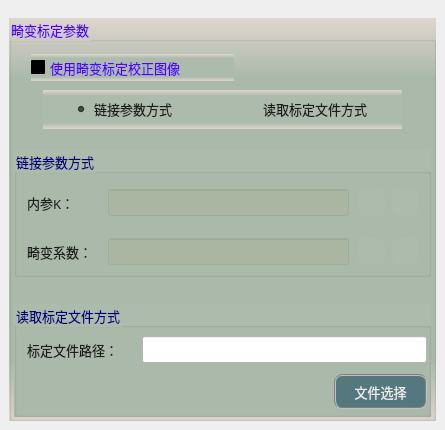
     <widget class="QWidget" name="tab_2">
      <attribute name="title">
       <string>标定设置</string>
      </attribute>
      <widget class="QGroupBox" name="groupC8">
       <property name="geometry">
        <rect>
         <x>9</x>
         <y>18</y>
         <width>427</width>
         <height>403</height>
        </rect>
       </property>
       <property name="font">
        <font>
         <family>微软雅黑</family>
         <pointsize>10</pointsize>
        </font>
       </property>
       <property name="styleSheet">
        <string notr="true">background-color: qlineargradient(x1:0, y1:0, x2:0, y2:1, stop:0 #dfd5cf, stop: 0.15 #acbbac, stop: 0.85 #acbbac,stop:1 #dfd5cf);
color: rgb(85, 0, 255);</string>
       </property>
       <property name="title">
        <string>畸变标定参数</string>
       </property>
       <widget class="QCheckBox" name="checkUseCalib">
        <property name="geometry">
         <rect>
          <x>22</x>
          <y>36</y>
          <width>203</width>
          <height>27</height>
         </rect>
        </property>
        <property name="sizePolicy">
         <sizepolicy hsizetype="Fixed" vsizetype="Fixed">
          <horstretch>0</horstretch>
          <verstretch>0</verstretch>
         </sizepolicy>
        </property>
        <property name="font">
         <font>
          <family>微软雅黑</family>
          <pointsize>10</pointsize>
         </font>
        </property>
        <property name="styleSheet">
         <string notr="true">QCheckBox{
    color: rgb(30, 30, 30);
	border-style: flat;
	background: transparent;
}
QCheckBox::indicator {
    width: 17px;
    height: 17px;    
}
QCheckBox::indicator::unchecked {
    image: url(:/resource/untick.png);
}
QCheckBox::indicator::checked {
    image: url(:/resource/tick.png);
};</string>
        </property>
        <property name="text">
         <string>使用畸变标定校正图像</string>
        </property>
        <property name="iconSize">
         <size>
          <width>22</width>
          <height>22</height>
         </size>
        </property>
       </widget>
       <widget class="QWidget" name="horizontalLayoutWidget_3">
        <property name="geometry">
         <rect>
          <x>34</x>
          <y>72</y>
          <width>359</width>
          <height>39</height>
         </rect>
        </property>
        <layout class="QHBoxLayout" name="horizontalLayout_3">
         <item>
          <spacer name="horizontalSpacer_9">
           <property name="orientation">
            <enum>Qt::Horizontal</enum>
           </property>
           <property name="sizeHint" stdset="0">
            <size>
             <width>10</width>
             <height>20</height>
            </size>
           </property>
          </spacer>
         </item>
         <item>
          <widget class="QRadioButton" name="radioLinkParam">
           <property name="font">
            <font>
             <family>微软雅黑</family>
             <pointsize>10</pointsize>
            </font>
           </property>
           <property name="styleSheet">
            <string notr="true">background-color: rgba(0, 0, 0, 0);
color: rgb(30, 30, 30);</string>
           </property>
           <property name="text">
            <string>链接参数方式</string>
           </property>
           <property name="checked">
            <bool>true</bool>
           </property>
          </widget>
         </item>
         <item>
          <spacer name="horizontalSpacer_11">
           <property name="orientation">
            <enum>Qt::Horizontal</enum>
           </property>
           <property name="sizeHint" stdset="0">
            <size>
             <width>60</width>
             <height>20</height>
            </size>
           </property>
          </spacer>
         </item>
         <item>
          <widget class="QRadioButton" name="radioCalibFile">
           <property name="font">
            <font>
             <family>微软雅黑</family>
             <pointsize>10</pointsize>
            </font>
           </property>
           <property name="styleSheet">
            <string notr="true">background-color: rgba(0, 0, 0, 0);
color: rgb(30, 30, 30);</string>
           </property>
           <property name="text">
            <string>读取标定文件方式</string>
           </property>
          </widget>
         </item>
         <item>
          <spacer name="horizontalSpacer_12">
           <property name="orientation">
            <enum>Qt::Horizontal</enum>
           </property>
           <property name="sizeHint" stdset="0">
            <size>
             <width>10</width>
             <height>20</height>
            </size>
           </property>
          </spacer>
         </item>
        </layout>
       </widget>
       <widget class="QGroupBox" name="groupC">
        <property name="geometry">
         <rect>
          <x>5</x>
          <y>132</y>
          <width>417</width>
          <height>127</height>
         </rect>
        </property>
        <property name="font">
         <font>
          <family>微软雅黑</family>
          <pointsize>10</pointsize>
         </font>
        </property>
        <property name="styleSheet">
         <string notr="true">background-color: #acbbac;
color: rgb(0, 0, 127);</string>
        </property>
        <property name="title">
         <string>链接参数方式</string>
        </property>
        <widget class="QLabel" name="label_5">
         <property name="geometry">
          <rect>
           <x>13</x>
           <y>43</y>
           <width>63</width>
           <height>19</height>
          </rect>
         </property>
         <property name="font">
          <font>
           <family>微软雅黑</family>
           <pointsize>10</pointsize>
          </font>
         </property>
         <property name="styleSheet">
          <string notr="true">color: rgb(30, 30, 30);
background: transparent;</string>
         </property>
         <property name="text">
          <string>内参K：</string>
         </property>
        </widget>
        <widget class="QLineEdit" name="txtLinkCameraMatrix">
         <property name="geometry">
          <rect>
           <x>94</x>
           <y>39</y>
           <width>241</width>
           <height>27</height>
          </rect>
         </property>
         <property name="font">
          <font>
           <family>微软雅黑</family>
           <pointsize>10</pointsize>
          </font>
         </property>
         <property name="toolTip">
          <string>内参K</string>
         </property>
         <property name="styleSheet">
          <string notr="true">color: rgb(0, 0, 200);
background-color: rgba(170, 170, 127,50);</string>
         </property>
         <property name="alignment">
          <set>Qt::AlignCenter</set>
         </property>
         <property name="readOnly">
          <bool>true</bool>
         </property>
        </widget>
        <widget class="QPushButton" name="btnLinkCameraMatrix">
         <property name="geometry">
          <rect>
           <x>344</x>
           <y>39</y>
           <width>27</width>
           <height>27</height>
          </rect>
         </property>
         <property name="toolTip">
          <string>链接内参K</string>
         </property>
         <property name="styleSheet">
          <string notr="true">QWidget{ border:none;border-radius: 8px;padding: 2px 4px;}
QPushButton:hover{ background-color: rgba(85, 150, 127, 100);}
QPushButton:pressed{background-color: rgba(85, 180, 127, 160);}</string>
         </property>
         <property name="text">
          <string/>
         </property>
         <property name="icon">
          <iconset resource="sub_res.qrc">
           <normaloff>:/resource/link.png</normaloff>:/resource/link.png</iconset>
         </property>
         <property name="iconSize">
          <size>
           <width>27</width>
           <height>27</height>
          </size>
         </property>
        </widget>
        <widget class="QPushButton" name="btnDelLinkCameraMatrix">
         <property name="geometry">
          <rect>
           <x>378</x>
           <y>39</y>
           <width>27</width>
           <height>27</height>
          </rect>
         </property>
         <property name="toolTip">
          <string>删除内参K链接</string>
         </property>
         <property name="styleSheet">
          <string notr="true">QWidget{ border:none;border-radius: 8px;padding: 2px 4px;}
QPushButton:hover{ background-color: rgba(226, 142, 162, 100);}
QPushButton:pressed{background-color: rgba(226, 172, 162, 200);}</string>
         </property>
         <property name="text">
          <string/>
         </property>
         <property name="icon">
          <iconset resource="sub_res.qrc">
           <normaloff>:/resource/del_link.png</normaloff>:/resource/del_link.png</iconset>
         </property>
         <property name="iconSize">
          <size>
           <width>27</width>
           <height>27</height>
          </size>
         </property>
        </widget>
        <widget class="QPushButton" name="btnDelLinkDistCoeffs">
         <property name="geometry">
          <rect>
           <x>378</x>
           <y>88</y>
           <width>27</width>
           <height>27</height>
          </rect>
         </property>
         <property name="toolTip">
          <string>删除畸变系数链接</string>
         </property>
         <property name="styleSheet">
          <string notr="true">QWidget{ border:none;border-radius: 8px;padding: 2px 4px;}
QPushButton:hover{ background-color: rgba(226, 142, 162, 100);}
QPushButton:pressed{background-color: rgba(226, 172, 162, 200);}</string>
         </property>
         <property name="text">
          <string/>
         </property>
         <property name="icon">
          <iconset resource="sub_res.qrc">
           <normaloff>:/resource/del_link.png</normaloff>:/resource/del_link.png</iconset>
         </property>
         <property name="iconSize">
          <size>
           <width>27</width>
           <height>27</height>
          </size>
         </property>
        </widget>
        <widget class="QPushButton" name="btnLinkDistCoeffs">
         <property name="geometry">
          <rect>
           <x>344</x>
           <y>88</y>
           <width>27</width>
           <height>27</height>
          </rect>
         </property>
         <property name="toolTip">
          <string>链接畸变系数</string>
         </property>
         <property name="styleSheet">
          <string notr="true">QWidget{ border:none;border-radius: 8px;padding: 2px 4px;}
QPushButton:hover{ background-color: rgba(85, 150, 127, 100);}
QPushButton:pressed{background-color: rgba(85, 180, 127, 160);}</string>
         </property>
         <property name="text">
          <string/>
         </property>
         <property name="icon">
          <iconset resource="sub_res.qrc">
           <normaloff>:/resource/link.png</normaloff>:/resource/link.png</iconset>
         </property>
         <property name="iconSize">
          <size>
           <width>27</width>
           <height>27</height>
          </size>
         </property>
        </widget>
        <widget class="QLabel" name="label_6">
         <property name="geometry">
          <rect>
           <x>13</x>
           <y>92</y>
           <width>77</width>
           <height>19</height>
          </rect>
         </property>
         <property name="font">
          <font>
           <family>微软雅黑</family>
           <pointsize>10</pointsize>
          </font>
         </property>
         <property name="styleSheet">
          <string notr="true">color: rgb(30, 30, 30);
background: transparent;</string>
         </property>
         <property name="text">
          <string>畸变系数：</string>
         </property>
        </widget>
        <widget class="QLineEdit" name="txtLinkDistCoeffs">
         <property name="geometry">
          <rect>
           <x>94</x>
           <y>88</y>
           <width>241</width>
           <height>27</height>
          </rect>
         </property>
         <property name="font">
          <font>
           <family>微软雅黑</family>
           <pointsize>10</pointsize>
          </font>
         </property>
         <property name="toolTip">
          <string>畸变系数</string>
         </property>
         <property name="styleSheet">
          <string notr="true">color: rgb(0, 0, 200);
background-color: rgba(170, 170, 127,50);</string>
         </property>
         <property name="alignment">
          <set>Qt::AlignCenter</set>
         </property>
         <property name="readOnly">
          <bool>true</bool>
         </property>
        </widget>
       </widget>
       <widget class="QGroupBox" name="groupC2">
        <property name="geometry">
         <rect>
          <x>5</x>
          <y>286</y>
          <width>417</width>
          <height>113</height>
         </rect>
        </property>
        <property name="font">
         <font>
          <family>微软雅黑</family>
          <pointsize>10</pointsize>
         </font>
        </property>
        <property name="styleSheet">
         <string notr="true">background-color: #acbbac;
color: rgb(0, 0, 127);</string>
        </property>
        <property name="title">
         <string>读取标定文件方式</string>
        </property>
        <widget class="QLabel" name="label_7">
         <property name="geometry">
          <rect>
           <x>13</x>
           <y>36</y>
           <width>115</width>
           <height>19</height>
          </rect>
         </property>
         <property name="font">
          <font>
           <family>微软雅黑</family>
           <pointsize>10</pointsize>
          </font>
         </property>
         <property name="styleSheet">
          <string notr="true">color: rgb(30, 30, 30);
background: transparent;</string>
         </property>
         <property name="text">
          <string>标定文件路径：</string>
         </property>
        </widget>
        <widget class="QLineEdit" name="txtCalibPath">
         <property name="geometry">
          <rect>
           <x>128</x>
           <y>32</y>
           <width>285</width>
           <height>27</height>
          </rect>
         </property>
         <property name="font">
          <font>
           <family>微软雅黑</family>
           <pointsize>10</pointsize>
          </font>
         </property>
         <property name="styleSheet">
          <string notr="true">background-color: rgb(255, 255, 255);</string>
         </property>
         <property name="text">
          <string/>
         </property>
         <property name="readOnly">
          <bool>true</bool>
         </property>
        </widget>
        <widget class="QPushButton" name="btnSelectCalibPath">
         <property name="geometry">
          <rect>
           <x>320</x>
           <y>70</y>
           <width>93</width>
           <height>35</height>
          </rect>
         </property>
         <property name="font">
          <font>
           <family>Arial</family>
           <pointsize>10</pointsize>
          </font>
         </property>
         <property name="styleSheet">
          <string notr="true">QWidget{ background-color: rgb(85, 120, 127);}
QWidget{ color: rgb(235, 235, 235);}
QWidget{ border: 2px groove gray;border-radius: 8px;padding: 2px 4px;}
QPushButton:hover{ background-color: rgb(85, 150, 127);}
QPushButton:pressed{background-color: rgb(85, 170, 127);}</string>
         </property>
         <property name="text">
          <string>文件选择</string>
         </property>
        </widget>
       </widget>
      </widget>
     </widget>
